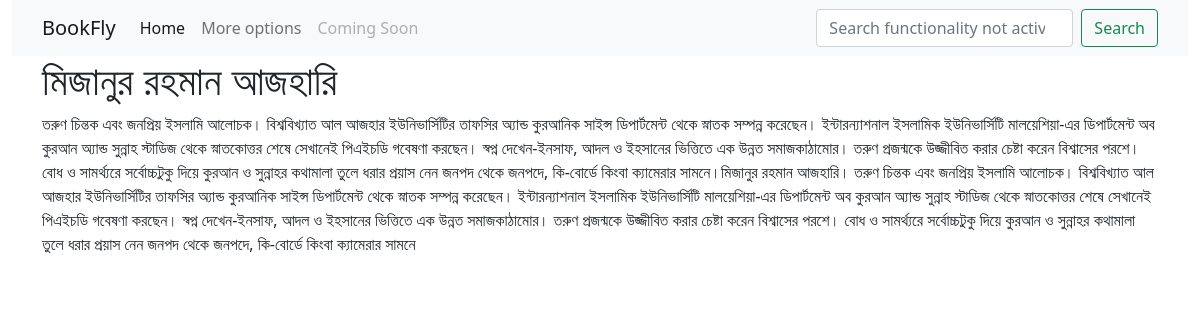
The page /books/author/1/ on the database as committed earlier.
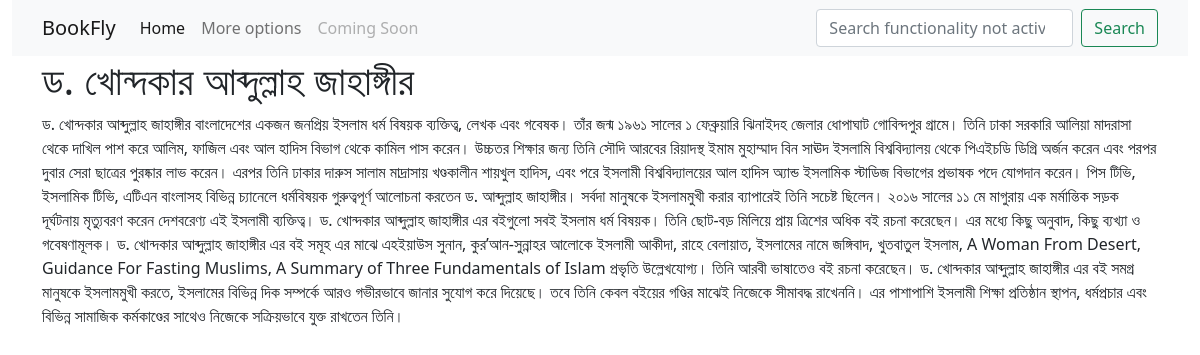
The same page on the database as committed later.
### books/models.py (models this page shows, shortened)
class Author(models.Model):
    author_name = models.CharField(max_length=250)
    biography = models.TextField(default='', null=True)

### books/views.py (the view)
# urls.py: path('author/<int:pk>/', views.AuthorView.as_view(), name='author'),
class AuthorView(generic.DetailView):
    template_name = 'books/author.html'
    model = Author

### books/templates/books/author.html
{% extends 'books/base.html' %}
{% load static %}
{% block content %}
<div class="container">
    <h1>{{ author.author_name }}</h1>
    <p>{{ author.biography }}</p>
</div>
{% endblock %}

### books/templates/books/base.html (shortened to what this page needs)
<!DOCTYPE html>
{% load static %}
<html lang="en">
<head>
    <link rel="stylesheet" type="text/css" href="{% static 'books/css/bootstrap.min.css' %}" />
    <link rel="stylesheet" type="text/css" href="{% static 'books/css/styles.css' %}" />
</head>
<body>
    <header class="container-fluid">
        <nav class="navbar navbar-expand-lg navbar-light bg-light">
            <div class="container">
                <a class="navbar-brand" href="{% url 'books:index' %}">BookFly</a>
                <div class="collapse navbar-collapse" id="navbarSupportedContent">
                    <ul class="navbar-nav me-auto mb-2 mb-lg-0">
                        <li class="nav-item">
                            <a class="nav-link active" aria-current="page" href="{% url 'books:index' %}">Home</a>
                        </li>
                        <li class="nav-item">
                            <a class="nav-link" href="#">More options</a>
                        </li>
                        <li class="nav-item">
                            <a class="nav-link disabled" href="#" tabindex="-1" aria-disabled="true">Coming Soon</a>
                        </li>
                    </ul>
                    <form class="d-flex">
                        <input class="form-control me-2" type="search" placeholder="Search functionality not active" aria-label="Search">
                        <button class="btn btn-outline-success" type="submit">Search</button>
                    </form>
                </div>
            </div>
        </nav>
    </header>
    {% block content %}
    {% endblock %}
</body>
</html>

Rows that differ between the two databases and show on the page:
changed Author: author_name "মিজানুর রহমান আজহারি" → "ড. খোন্দকার আব্দুল্লাহ জাহাঙ্গীর"; biography "তরুণ চিন্তক এবং জনপ্রিয় ইসলামি আলোচক। বিশ্ববিখ্যাত আল আজহার ইউনিভার্সিটির তাফসির অ্যান্ড কুরআনিক সাইন্স ডিপার্টমেন্ট থেকে স্নাতক সম্পন্ন করেছেন। ইন্টারন্যাশনাল ইসলামিক ইউনিভার্সিটি মালয়েশিয়া-এর ডিপার্টমেন্ট অব কুরআন অ্যান্ড সুন্নাহ স্টাডিজ থেকে স্নাতকোত্তর শেষে সেখানেই পিএইচডি গবেষণা করছেন। স্বপ্ন দেখেন-ইনসাফ, আদল ও ইহসানের ভিত্তিতে এক উন্নত সমাজকাঠামোর। তরুণ প্রজন্মকে উজ্জীবিত করার চেষ্টা করেন বিশ্বাসের পরশে। বোধ ও সামর্থ্যরে সর্বোচ্চটুকু দিয়ে কুরআন ও সুন্নাহর কথামালা তুলে ধরার প্রয়াস নেন জনপদ থেকে জনপদে, কি-বোর্ডে কিংবা ক্যামেরার সামনে।মিজানুর রহমান আজহারি। তরুণ চিন্তক এবং জনপ্রিয় ইসলামি আলোচক। বিশ্ববিখ্যাত আল আজহার ইউনিভার্সিটির তাফসির অ্যান্ড কুরআনিক সাইন্স ডিপার্টমেন্ট থেকে স্নাতক…" → "ড. খোন্দকার আব্দুল্লাহ জাহাঙ্গীর বাংলাদেশের একজন জনপ্রিয় ইসলাম ধর্ম বিষয়ক ব্যক্তিত্ব, লেখক এবং গবেষক। তাঁর জন্ম ১৯৬১ সালের ১ ফেব্রুয়ারি ঝিনাইদহ জেলার ধোপাঘাট গোবিন্দপুর গ্রামে। তিনি ঢাকা সরকারি আলিয়া মাদরাসা থেকে দাখিল পাশ করে আলিম, ফাজিল এবং আল হাদিস বিভাগ থেকে কামিল পাস করেন। উচ্চতর শিক্ষার জন্য তিনি সৌদি আরবের রিয়াদস্থ ইমাম মুহাম্মাদ বিন সাঊদ ইসলামি বিশ্ববিদ্যালয় থেকে পিএইচডি ডিগ্রি অর্জন করেন এবং পরপর দুবার সেরা ছাত্রের পুরষ্কার লাভ করেন। এরপর তিনি ঢাকার দারুস সালাম মাদ্রাসায় খণ্ডকালীন শায়খুল হাদিস, এবং পরে ইসলামী বিশ্ববিদ্যালয়ের আল হাদিস অ্যান্ড ইসলামিক স্টাডিজ বিভাগের প্রভাষক পদে যোগদান করেন। পিস টিভি, ইসলামিক টিভি, এটিএন বাংলাসহ বিভিন্ন চ্যানেলে ধর্মবিষয়ক গুরুত্বপূর্ণ আলোচনা…"
